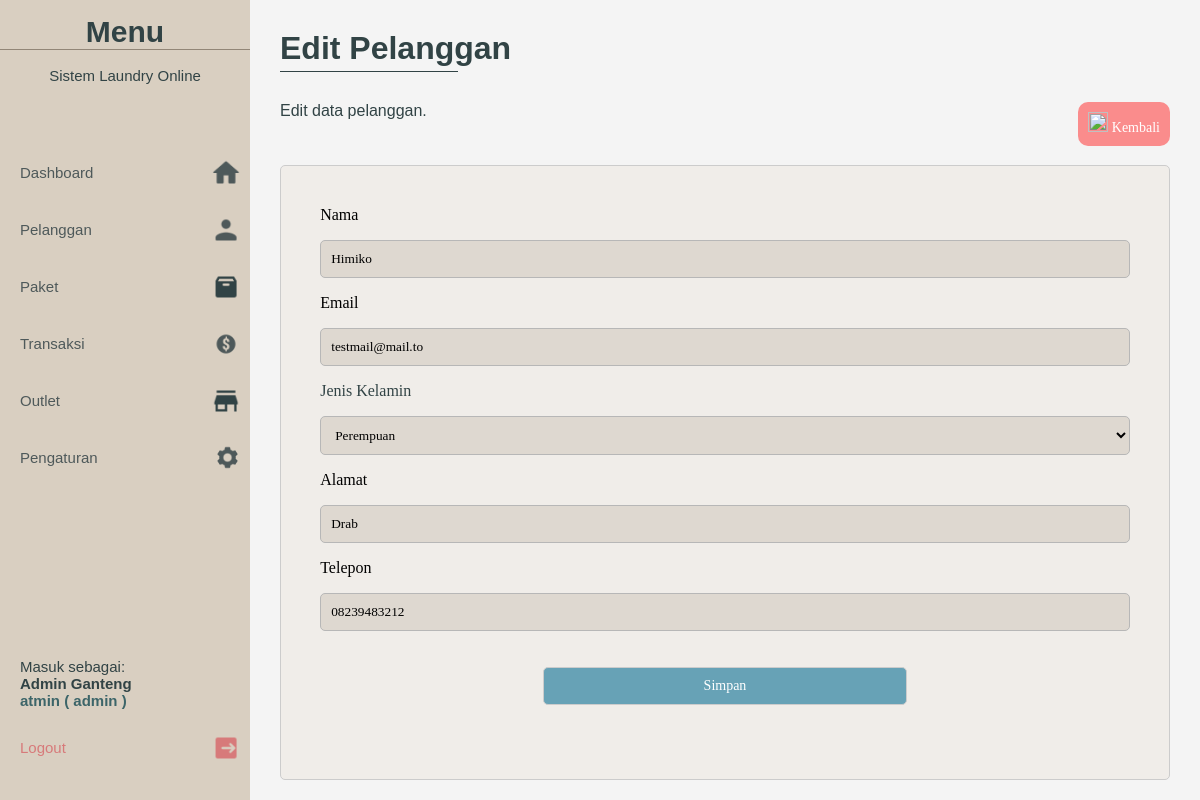
The page /app/admin/editCustomer.php?id=1 (signed in) on the database its author committed.
### tables this page shows
CREATE TABLE `tb_member` (
  `id_member` int(11) NOT NULL,
  `nama` varchar(75) DEFAULT NULL,
  `alamat` text DEFAULT NULL,
  `jenis_kelamin` enum('Laki laki','Perempuan') DEFAULT NULL,
  `tlp` varchar(15) DEFAULT NULL,
  `email` varchar(50) DEFAULT NULL,
  `id_outlet` int(11) DEFAULT NULL
);

### app/admin/editCustomer.php (the view, shortened to what this page needs)
<?php
    include $_SERVER['DOCUMENT_ROOT'] . '/project/connection/connection.php';
    $id = isset($_GET['id']) ? (int) $_GET['id'] : 0;
    $stmt = $connect->prepare("SELECT * FROM tb_member WHERE id_member = ?");
    $stmt->bind_param("i", $id);
    $stmt->execute();
    $hasil = $stmt->get_result();
    $pelanggan = $hasil->fetch_assoc();
?>
<!DOCTYPE html>
<html lang="en">
<head>
    <link rel="stylesheet" href="style/style.css">
    <link rel="stylesheet" href="style/customer.css">
</head>
<body>
    <?php include 'sidebar.php'; ?>
    <section class="content">
        <h1>Edit Pelanggan</h1>
        <div class="text-container">
            <p>Edit data pelanggan.</p>
            <a href="customer.php" class="cancelbutton"><img src="https://img.icons8.com/android/ffffff/back.png" width="20" height="20">  Kembali</a>
        </div>
        <div class="dashboard">
            <form action="../../funcs/updatePelanggan.php" method="POST">
                <table>
                    <label for="nama">Nama</label>
                    <input type="text" name="nama" id="nama" value="<?php echo htmlspecialchars($pelanggan['nama']); ?>" required>
                    <label for="email">Email</label>
                    <input type="email" name="email" id="email" value="<?php echo htmlspecialchars($pelanggan['email']); ?>" required>
                    <p>Jenis Kelamin</p>
                    <select name="jenis_kelamin" required>
                        <option value="Perempuan" <?php echo ($pelanggan['jenis_kelamin']) === 'Perempuan' ? 'selected' : ''; ?>>Perempuan</option>
                    </select>
                    <label for="alamat">Alamat</label>
                    <input type="text" name="alamat" id="alamat" value="<?php echo htmlspecialchars($pelanggan['alamat']); ?>" required>
                    <label for="tlp">Telepon</label>
                    <input type="text" name="tlp" id="tlp" value="<?php echo ($pelanggan['tlp']); ?>">
                    <button type="submit" class="addbutton">Simpan</button>
            </form>
        </div>
    </section>
</body>
</html>

### app/admin/style/style.css (style rules this page uses)
* { box-sizing: border-box; --text-color: #314345; --background-color: #f4f4f4; --container-color: #f0ede9; --btn-color: #67a2b6; }
body { background-color: var(--background-color); }
h1, h2, p { color: var(--text-color); }
section { display: flex; flex-direction: column; gap: 0.2em; position: absolute; left: 250px; top: 0; padding: 30px; width: calc(100% - 250px); height: 100vh; background-color: #f4f4f4; font-family: "Poppins", sans-serif; transition: .2s; }
.content h1 { position: relative; font-size: 2em; margin-bottom: 1em; }
.content h1::after { content: ""; position: absolute; left: 0; bottom: -5px; width: 20%; height: 1px; background-color: var(--text-color); }
.content .dashboard { margin: 0; padding: 20px; width: 100%; background-color: #f0ede9; border-radius: 5px; border: 1px solid #ccc; }

### app/admin/style/customer.css (style rules this page uses)
* { --text-color: #314345; --background-color: #f4f4f4; --container-color: #f0ede9; --btn-color: #67a2b6; --edit-color: #f7d475; --delete-color: #fa8c8c; --success-color: #67a2b6; }
h1, h2, h3, h4, h5, h6, p { color: var(--text-color); }
.dashboard table { width: 100%; text-align: left; font-family: "Raleway"; font-weight: 500; }
.content .text-container { display: flex; flex-direction: row; justify-content: space-between; gap: 1em; margin-bottom: 1em; }
.addbutton { padding: 10px; font-family: "Raleway"; text-decoration: none; color: #ffffff; font-size: 14px; background-color: var(--btn-color); border-radius: 10px; transition: 0.2s; border: 1px solid #b7b7b7; }
.cancelbutton { padding: 10px; font-family: "Raleway"; text-decoration: none; color: #ffffff; font-size: 14px; background-color: var(--delete-color); border-radius: 10px; transition: 0.2s; vertical-align: middle; }
.content .dashboard form { padding: 1.2em; display: flex; flex-direction: column; gap: 1em; font-family: "Raleway"; }
.content .dashboard form input { padding: 10px; border-radius: 5px; border: 1px solid #b7b7b7; font-family: "Merriweather Sans"; background-color: #ded8d0; transition: 0.1s; }
.content .dashboard form button[type="submit"] { padding: 10px; font-family: "Poppins"; background-color: var(--btn-color); color: white; border: 1.5px solid #ccc; border-radius: 5px; width: 45%; align-self: center; margin: 20px; transition: 0.1s; cursor: pointer; }
.content .dashboard form select { padding: 10px; border-radius: 5px; border: 1px solid #b7b7b7; font-family: "Merriweather Sans"; background-color: #ded8d0; transition: 0.1s; }

### app/admin/style/sidebar.css (style rules this page uses)
* { margin: 0; padding: 0; box-sizing: border-box; }

### rows shown on the page
tb_member: nama "Himiko", email "testmail@mail.to", jenis_kelamin "Perempuan", alamat "Drab", tlp "08239483212"

### other values the page prints
$_SESSION["nama"] "Admin Ganteng"
$_SESSION["username"] "atmin"
$_SESSION["role"] "admin"
